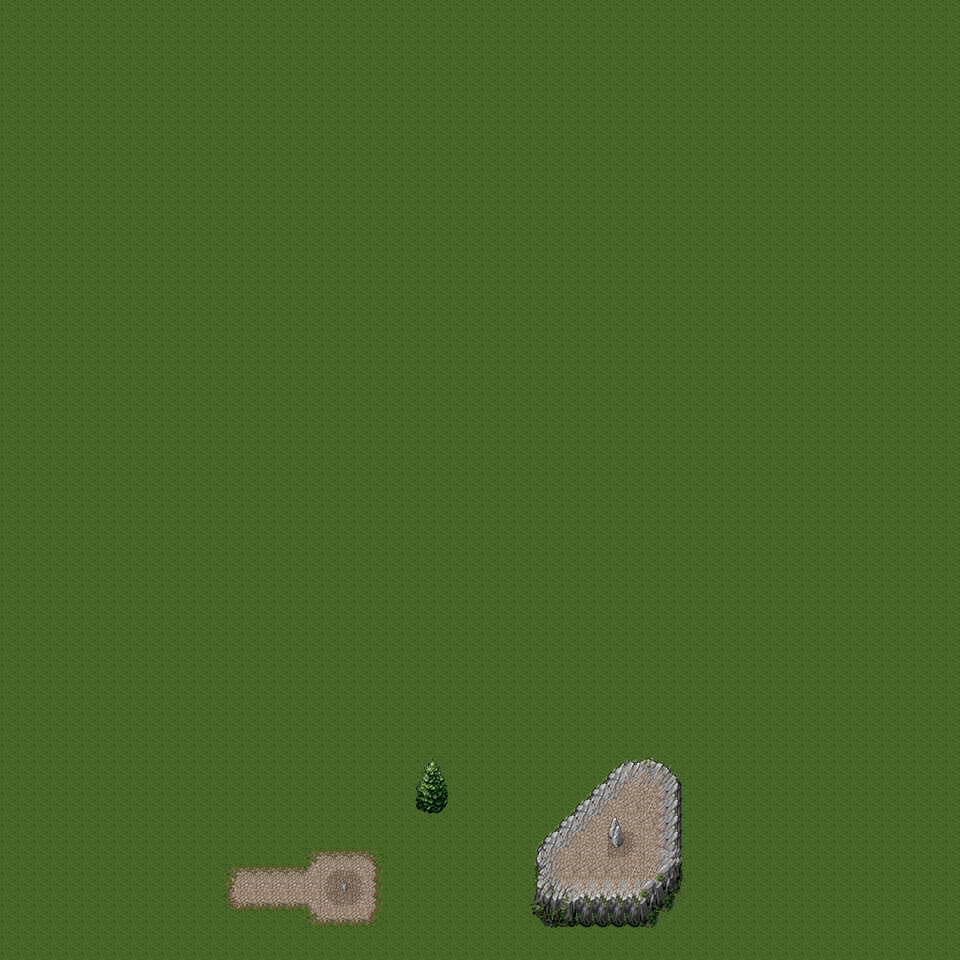

Below is a game level as drawn by its tile map, then a one-line description and the .tmx that defines it (tile-layer data replaced by summaries):
An orthogonal 60x60 tile map with 16x16 px tiles, 5 tile layers (Background, Foreground, Shadow - Foreground, Decoration, ...) and 6 objects (Player1, Player2).

<map version="1.0" orientation="orthogonal" width="60" height="60" tilewidth="16" tileheight="16">
    <tileset firstgid="1" name="Mountain landscape" tilewidth="16" tileheight="16">
        <image source="mountain_landscape.png" width="256" height="256" />
    </tileset>
    <layer name="Background" width="60" height="60">
        <data>[3600 cells, 3600 non-empty, 21 distinct tile ids]</data>
    </layer>
    <layer name="Foreground" width="60" height="60">
        <data>[3600 cells, 104 non-empty, 47 distinct tile ids]</data>
    </layer>
    <layer name="Shadow - Foreground" width="60" height="60">
        <data>[3600 cells, 4 non-empty, 4 distinct tile ids]</data>
    </layer>
    <layer name="Decoration" width="60" height="60">
        <data>[3600 cells, 3 non-empty, 3 distinct tile ids]</data>
    </layer>
    <layer name="Top" width="60" height="60">
        <data>[3600 cells, 6 non-empty, 6 distinct tile ids]</data>
    </layer>
    <objectgroup name="Collision" width="60" height="60">
        <object x="320" y="875" width="13">
            <ellipse />
        </object>
        <object x="413" y="796" width="38" height="19">
            <ellipse />
        </object>
        <object x="526" y="660">
            <polyline points="0,0 -1,67 12,80 124,82 152,47 153,-68 127,-90 91,-90 0,0" />
        </object>
        <object x="532" y="914">
            <polygon points="0,0 13,15 122,17 152,-26 151,-138 125,-157 91,-158 3,-69" />
        </object>
    </objectgroup>
    <objectgroup name="Spawn Layer" width="60" height="60">
        <object name="Player1" x="16" y="720" width="192" height="192" />
        <object name="Player2" x="720" y="720" width="192" height="192" />
    </objectgroup>
</map>